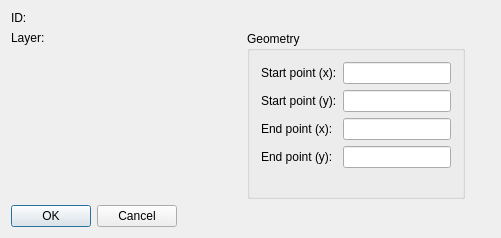
<?xml version="1.0" encoding="UTF-8"?>
<ui version="4.0">
 <class>QG_DlgLine</class>
 <widget class="QDialog" name="QG_DlgLine">
  <property name="enabled">
   <bool>true</bool>
  </property>
  <property name="geometry">
   <rect>
    <x>0</x>
    <y>0</y>
    <width>501</width>
    <height>238</height>
   </rect>
  </property>
  <property name="sizePolicy">
   <sizepolicy hsizetype="MinimumExpanding" vsizetype="MinimumExpanding">
    <horstretch>0</horstretch>
    <verstretch>0</verstretch>
   </sizepolicy>
  </property>
  <property name="minimumSize">
   <size>
    <width>0</width>
    <height>0</height>
   </size>
  </property>
  <property name="windowTitle">
   <string>Line</string>
  </property>
  <layout class="QFormLayout" name="formLayout">
   <item row="0" column="0">
    <widget class="QLabel" name="lId">
     <property name="text">
      <string>ID: </string>
     </property>
    </widget>
   </item>
   <item row="1" column="0">
    <layout class="QHBoxLayout">
     <item>
      <layout class="QVBoxLayout">
       <item>
        <layout class="QHBoxLayout">
         <item>
          <widget class="QLabel" name="lLayer">
           <property name="sizePolicy">
            <sizepolicy hsizetype="Preferred" vsizetype="Preferred">
             <horstretch>0</horstretch>
             <verstretch>0</verstretch>
            </sizepolicy>
           </property>
           <property name="text">
            <string>Layer:</string>
           </property>
           <property name="wordWrap">
            <bool>false</bool>
           </property>
          </widget>
         </item>
         <item>
          <widget class="QG_LayerBox" name="cbLayer" native="true">
           <property name="toolTip">
            <string>Layer of line</string>
           </property>
          </widget>
         </item>
        </layout>
       </item>
       <item>
        <widget class="QG_WidgetPen" name="wPen" native="true">
         <property name="sizePolicy">
          <sizepolicy hsizetype="MinimumExpanding" vsizetype="MinimumExpanding">
           <horstretch>0</horstretch>
           <verstretch>0</verstretch>
          </sizepolicy>
         </property>
         <property name="minimumSize">
          <size>
           <width>230</width>
           <height>140</height>
          </size>
         </property>
        </widget>
       </item>
      </layout>
     </item>
     <item>
      <widget class="QGroupBox" name="buttonGroup8">
       <property name="title">
        <string>Geometry</string>
       </property>
       <layout class="QGridLayout">
        <item row="5" column="0">
         <widget class="QLabel" name="lEndX">
          <property name="text">
           <string>End point (x):</string>
          </property>
          <property name="wordWrap">
           <bool>false</bool>
          </property>
         </widget>
        </item>
        <item row="5" column="1">
         <widget class="QLineEdit" name="leEndX">
          <property name="minimumSize">
           <size>
            <width>64</width>
            <height>0</height>
           </size>
          </property>
          <property name="toolTip">
           <string>Ending point X coordinate</string>
          </property>
         </widget>
        </item>
        <item row="7" column="1">
         <widget class="QLineEdit" name="leEndY">
          <property name="minimumSize">
           <size>
            <width>64</width>
            <height>0</height>
           </size>
          </property>
          <property name="toolTip">
           <string>Ending point Y coordinate</string>
          </property>
         </widget>
        </item>
        <item row="7" column="0">
         <widget class="QLabel" name="lEndY">
          <property name="text">
           <string>End point (y):</string>
          </property>
          <property name="wordWrap">
           <bool>false</bool>
          </property>
         </widget>
        </item>
        <item row="3" column="0">
         <widget class="QLabel" name="lStartY">
          <property name="text">
           <string>Start point (y):</string>
          </property>
          <property name="wordWrap">
           <bool>false</bool>
          </property>
         </widget>
        </item>
        <item row="3" column="1">
         <widget class="QLineEdit" name="leStartY">
          <property name="minimumSize">
           <size>
            <width>64</width>
            <height>0</height>
           </size>
          </property>
          <property name="toolTip">
           <string>Starting point Y coordinate</string>
          </property>
         </widget>
        </item>
        <item row="1" column="0">
         <widget class="QLabel" name="lStartX">
          <property name="text">
           <string>Start point (x):</string>
          </property>
          <property name="wordWrap">
           <bool>false</bool>
          </property>
         </widget>
        </item>
        <item row="1" column="1">
         <widget class="QLineEdit" name="leStartX">
          <property name="minimumSize">
           <size>
            <width>64</width>
            <height>0</height>
           </size>
          </property>
          <property name="toolTip">
           <string>Starting point X coordinate</string>
          </property>
         </widget>
        </item>
        <item row="8" column="1">
         <spacer name="spacer61">
          <property name="orientation">
           <enum>Qt::Vertical</enum>
          </property>
          <property name="sizeType">
           <enum>QSizePolicy::Expanding</enum>
          </property>
          <property name="sizeHint" stdset="0">
           <size>
            <width>20</width>
            <height>1</height>
           </size>
          </property>
         </spacer>
        </item>
        <item row="8" column="0">
         <spacer name="spacer58">
          <property name="orientation">
           <enum>Qt::Vertical</enum>
          </property>
          <property name="sizeType">
           <enum>QSizePolicy::Expanding</enum>
          </property>
          <property name="sizeHint" stdset="0">
           <size>
            <width>20</width>
            <height>1</height>
           </size>
          </property>
         </spacer>
        </item>
       </layout>
      </widget>
     </item>
    </layout>
   </item>
   <item row="2" column="0">
    <widget class="QDialogButtonBox" name="buttonBox">
     <property name="standardButtons">
      <set>QDialogButtonBox::Cancel|QDialogButtonBox::Ok</set>
     </property>
    </widget>
   </item>
  </layout>
 </widget>
 <layoutdefault spacing="6" margin="11"/>
 <customwidgets>
  <customwidget>
   <class>QG_WidgetPen</class>
   <extends>QWidget</extends>
   <header>qg_widgetpen.h</header>
  </customwidget>
  <customwidget>
   <class>QG_LayerBox</class>
   <extends>QWidget</extends>
   <header>qg_layerbox.h</header>
  </customwidget>
 </customwidgets>
 <tabstops>
  <tabstop>leStartX</tabstop>
  <tabstop>leStartY</tabstop>
  <tabstop>leEndX</tabstop>
  <tabstop>leEndY</tabstop>
 </tabstops>
 <resources/>
 <connections>
  <connection>
   <sender>buttonBox</sender>
   <signal>accepted()</signal>
   <receiver>QG_DlgLine</receiver>
   <slot>accept()</slot>
   <hints>
    <hint type="sourcelabel">
     <x>273</x>
     <y>253</y>
    </hint>
    <hint type="destinationlabel">
     <x>20</x>
     <y>20</y>
    </hint>
   </hints>
  </connection>
  <connection>
   <sender>buttonBox</sender>
   <signal>rejected()</signal>
   <receiver>QG_DlgLine</receiver>
   <slot>reject()</slot>
   <hints>
    <hint type="sourcelabel">
     <x>273</x>
     <y>253</y>
    </hint>
    <hint type="destinationlabel">
     <x>20</x>
     <y>20</y>
    </hint>
   </hints>
  </connection>
 </connections>
</ui>
